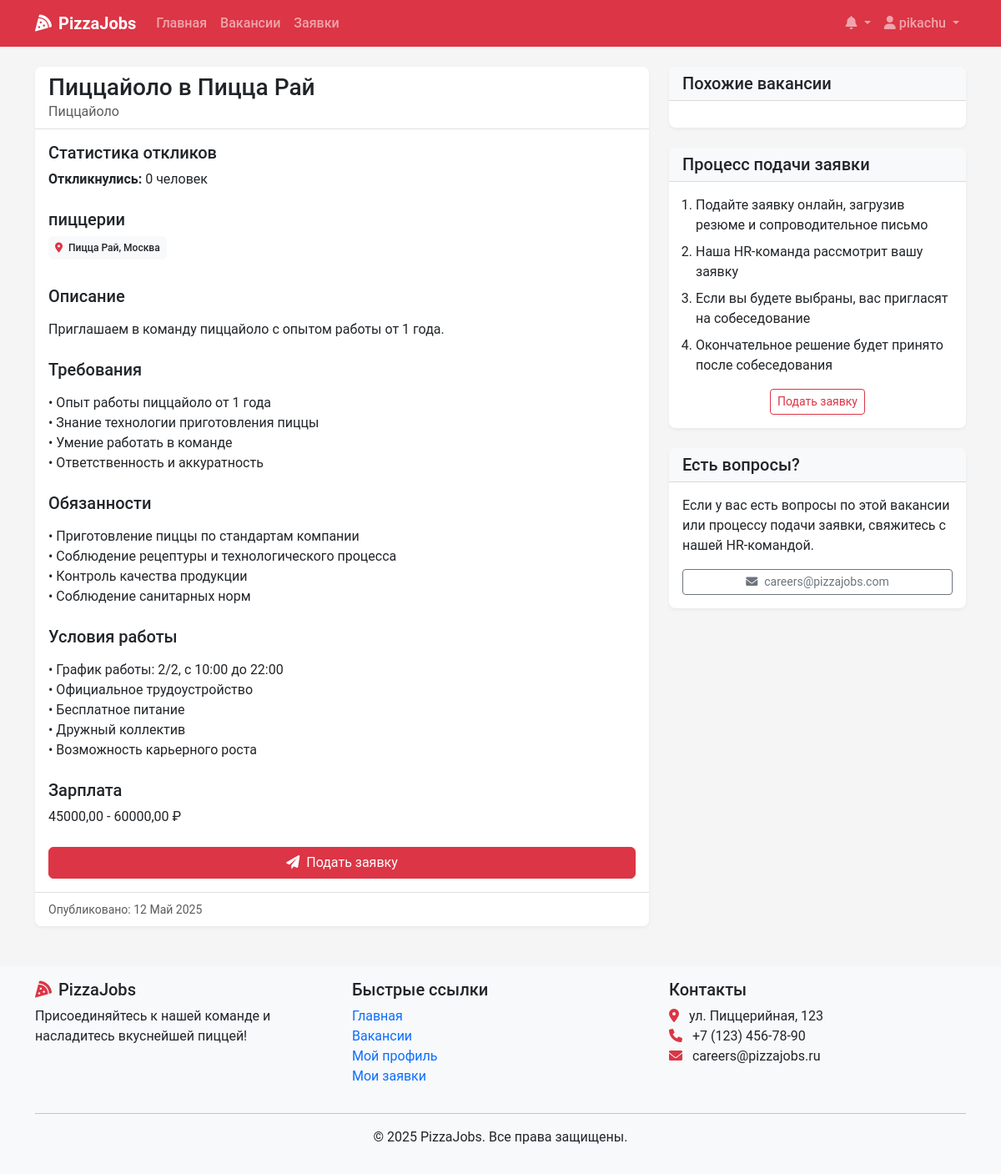
/vacancies/1/ (signed in), run on an earlier commit of the app's database.
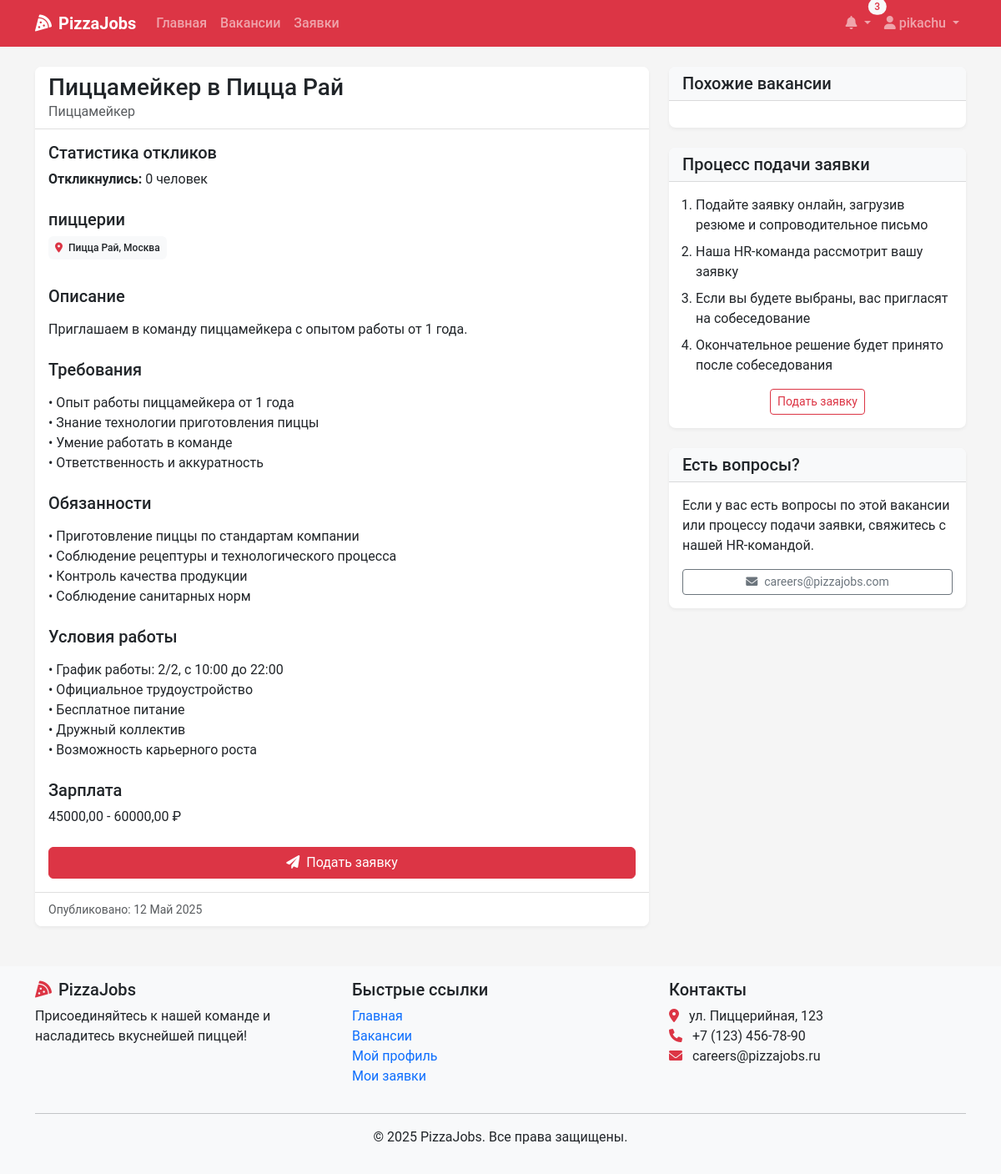
And on a later commit of the database.
### recruitment/models.py (models this page shows, shortened)
class Vacancy(models.Model):
    title = models.CharField(max_length=100)
    position_type = models.ForeignKey(PositionType, on_delete=models.CASCADE, related_name='vacancies')
    restaurants = models.ManyToManyField(Restaurant, related_name='vacancies')
    description = models.TextField()
    requirements = models.TextField()
    responsibilities = models.TextField()
    conditions = models.TextField()
    salary_min = models.DecimalField(max_digits=10, decimal_places=2, null=True, blank=True)
    salary_max = models.DecimalField(max_digits=10, decimal_places=2, null=True, blank=True)
    is_active = models.BooleanField(default=True)
    created_at = models.DateTimeField(auto_now_add=True)
    updated_at = models.DateTimeField(auto_now=True)
    created_by = models.ForeignKey(User, on_delete=models.SET_NULL, null=True, related_name='created_vacancies')
    class Meta:
        verbose_name_plural = "Vacancies"

class PositionType(models.Model):
    title = models.CharField(max_length=100, unique=True)
    description = models.TextField()

class Restaurant(models.Model):
    name = models.CharField(max_length=100)
    address = models.CharField(max_length=255)
    city = models.CharField(max_length=100)
    manager = models.ForeignKey(User, on_delete=models.SET_NULL, null=True, blank=True, related_name='managed_restaurants')

### recruitment/views.py (the view)
# urls.py: path('vacancies/<int:vacancy_id>/', views.vacancy_detail, name='vacancy_detail'),
def vacancy_detail(request, vacancy_id):
    vacancy = get_object_or_404(Vacancy, id=vacancy_id, is_active=True)
    user_applied = False
    if request.user.is_authenticated:
        user_applied = Application.objects.filter(
            vacancy=vacancy,
            user=request.user
        ).exists()
    total_applications = Application.objects.filter(vacancy=vacancy).count()
    accepted_applications = Application.objects.filter(
        vacancy=vacancy,
        status=ApplicationStatus.ACCEPTED
    ).count()
    acceptance_rate = (
        (accepted_applications * 100) // total_applications
        if total_applications > 0 else 0
    )
    context = {
        'vacancy': vacancy,
        'user_applied': user_applied,
        'total_applications': total_applications,
        'acceptance_rate':     acceptance_rate,
    }
    return render(request, 'vacancies/detail.html', context)

### recruitment/context_processors.py (called while the page is built)
def notifications_processor(request):
    if request.user.is_authenticated:
        unread_count = Notification.objects.filter(user=request.user, read=False).count()
        latest_notifs = Notification.objects.filter(user=request.user).order_by('-created_at')[:5]
    else:
        unread_count = 0
        latest_notifs = []
    return {
        'unread_count': unread_count,
        'latest_notifications': latest_notifs,
    }

### templates/vacancies/detail.html (shortened to what this page needs)
{% extends 'base.html' %}
{% block content %}
<div class="container">
    <div class="row">
        <div class="col-lg-8">
            <div class="card shadow-sm mb-4">
                <div class="card-header bg-white">
                    <h1 class="card-title h3 mb-0">{{ vacancy.title }}</h1>
                    <p class="text-muted mb-0">{{ vacancy.position_type.title }}</p>
                </div>
                <div class="card-body">
                <div class="mb-4">
                    <h5>Статистика откликов</h5>
                    <p>
                        <strong>Откликнулись:</strong> {{ total_applications }} человек
                    </p>
                </div>
                    <div class="mb-4">
                        <h5>пиццерии</h5>
                        <div class="d-flex flex-wrap">
                            {% for restaurant in vacancy.restaurants.all %}
                                <div class="badge bg-light text-dark me-2 mb-2 p-2">
                                    <i class="fas fa-map-marker-alt text-danger me-1"></i>
                                    {{ restaurant.name }}, {{ restaurant.city }}
                                </div>
                            {% endfor %}
                        </div>
                    </div>
                    <div class="mb-4">
                        <h5>Описание</h5>
                        <p>{{ vacancy.description|linebreaks }}</p>
                    </div>
                    <div class="mb-4">
                        <h5>Требования</h5>
                        <p>{{ vacancy.requirements|linebreaks }}</p>
                    </div>
                    <div class="mb-4">
                        <h5>Обязанности</h5>
                        <p>{{ vacancy.responsibilities|linebreaks }}</p>
                    </div>
                    <div class="mb-4">
                        <h5>Условия работы</h5>
                        <p>{{ vacancy.conditions|linebreaks }}</p>
                    </div>
                    {% if vacancy.salary_min or vacancy.salary_max %}
                        <div class="mb-4">
                            <h5>Зарплата</h5>
                            <p>
                                {% if vacancy.salary_min and vacancy.salary_max %}
                                    {{ vacancy.salary_min }} - {{ vacancy.salary_max }} ₽
                                {% elif vacancy.salary_min %}
                                    От {{ vacancy.salary_min }} ₽
                                {% elif vacancy.salary_max %}
                                    До {{ vacancy.salary_max }} ₽
                                {% endif %}
                            </p>
                        </div>
                    {% endif %}
                    <div class="d-grid gap-2">
                        {% if user.is_authenticated %}
                            {% if user.profile.role == 'CANDIDATE' %}
                                {% if user_applied %}
                                    <button class="btn btn-secondary" disabled>
                                        <i class="fas fa-check me-2"></i>Вы уже подали заявку
                                    </button>
                                {% else %}
                                    <a href="{% url 'apply_for_vacancy' vacancy.id %}" class="btn btn-danger">
                                        <i class="fas fa-paper-plane me-2"></i>Подать заявку
                                    </a>
                                {% endif %}
                            {% endif %}
                        {% else %}
                            <a href="{% url 'login' %}?next={% url 'apply_for_vacancy' vacancy.id %}" class="btn btn-danger">
                                <i class="fas fa-sign-in-alt me-2"></i>Войдите, чтобы подать заявку
                            </a>
                        {% endif %}
                    </div>
                </div>
                <div class="card-footer bg-white text-muted">
                    <small>Опубликовано: {{ vacancy.created_at|date:"j F Y" }}</small>
                </div>
            </div>
        </div>
        <div class="col-lg-4">
            <div class="card shadow-sm mb-4">
                <div class="card-header bg-light">
                    <h5 class="mb-0">Похожие вакансии</h5>
                </div>
                <div class="card-body">
                </div>
            </div>
            <div class="card shadow-sm mb-4">
                <div class="card-header bg-light">
                    <h5 class="mb-0">Процесс подачи заявки</h5>
                </div>
                <div class="card-body">
                    <ol class="ps-3">
                        <li class="mb-2">Подайте заявку онлайн, загрузив резюме и сопроводительное письмо</li>
                        <li class="mb-2">Наша HR-команда рассмотрит вашу заявку</li>
                        <li class="mb-2">Если вы будете выбраны, вас пригласят на собеседование</li>
                        <li class="mb-2">Окончательное решение будет принято после собеседования</li>
                    </ol>
                    <div class="text-center mt-3">
                        {% if user.is_authenticated %}
                            {% if user.profile.role == 'CANDIDATE' %}
                                {% if not user_applied %}
                                    <a href="{% url 'apply_for_vacancy' vacancy.id %}" class="btn btn-sm btn-outline-danger">
                                        Подать заявку
                                    </a>
                                {% endif %}
                            {% endif %}
                        {% else %}
                            <a href="{% url 'register' %}" class="btn btn-sm btn-outline-danger">
                                Зарегистрироваться и подать заявку
                            </a>
                        {% endif %}
                    </div>
                </div>
            </div>
            <div class="card shadow-sm">
                <div class="card-header bg-light">
                    <h5 class="mb-0">Есть вопросы?</h5>
                </div>
                <div class="card-body">
                    <p>Если у вас есть вопросы по этой вакансии или процессу подачи заявки, свяжитесь с нашей HR-командой.</p>
                    <div class="d-grid">
                        <a href="mailto:careers@pizzajobs.com" class="btn btn-sm btn-outline-secondary">
                            <i class="fas fa-envelope me-2"></i>careers@pizzajobs.com
                        </a>
                    </div>
                </div>
            </div>
        </div>
    </div>
</div>
{% endblock %}

### templates/base.html (shortened to what this page needs)
<!DOCTYPE html>
<html lang="ru">
<head>
    <link href="https://cdn.jsdelivr.net/npm/bootstrap@5.3.0-alpha1/dist/css/bootstrap.min.css" rel="stylesheet">
    <link rel="stylesheet" href="https://cdnjs.cloudflare.com/ajax/libs/font-awesome/6.0.0/css/all.min.css">
    <link rel="stylesheet" href="/static/css/main.css">
</head>
<body>
    <nav class="navbar navbar-expand-lg navbar-dark bg-danger sticky-top">
        <div class="container">
            <a class="navbar-brand" href="{% url 'home' %}">
                <i class="fas fa-pizza-slice me-2"></i>PizzaJobs
            </a>
            <div class="collapse navbar-collapse" id="navbarNav">
                <ul class="navbar-nav me-auto">
                    <li class="nav-item">
                        <a class="nav-link" href="{% url 'home' %}">Главная</a>
                    </li>
                    <li class="nav-item">
                        <a class="nav-link" href="{% url 'vacancy_list' %}">Вакансии</a>
                    </li>
                    {% if user.is_authenticated %}
                        <li class="nav-item">
                            <a class="nav-link" href="{% url 'application_list' %}">Заявки</a>
                        </li>
                    {% endif %}
                </ul>
                <ul class="navbar-nav">
                    {% if user.is_authenticated %}
                        <li class="nav-item dropdown">
                            <a class="nav-link dropdown-toggle position-relative" href="#" id="notificationDropdown" role="button" data-bs-toggle="dropdown">
                                <i class="fas fa-bell"></i>
                                {% if unread_count %}
                                    <span class="badge rounded-pill bg-light text-danger position-absolute top-0 start-100 translate-middle">
                                        {{ unread_count }}
                                    </span>
                                {% endif %}
                            </a>
                        </li>
                        <li class="nav-item dropdown">
                            <a class="nav-link dropdown-toggle" href="#" id="userDropdown" role="button" data-bs-toggle="dropdown">
                                <i class="fas fa-user"></i> {{ user.username }}
                            </a>
                        </li>
                    {% endif %}
                </ul>
            </div>
        </div>
    </nav>
    <main class="py-4">
        {% block content %}{% endblock %}
    </main>
    <footer class="footer mt-auto py-3 bg-light">
        <div class="container">
            <div class="row">
                <div class="col-md-4">
                    <h5><i class="fas fa-pizza-slice text-danger me-2"></i>PizzaJobs</h5>
                    <p>Присоединяйтесь к нашей команде и насладитесь вкуснейшей пиццей!</p>
                </div>
                <div class="col-md-4">
                    <h5>Быстрые ссылки</h5>
                    <ul class="list-unstyled">
                        <li><a href="{% url 'home' %}" class="text-decoration-none">Главная</a></li>
                        <li><a href="{% url 'vacancy_list' %}" class="text-decoration-none">Вакансии</a></li>
                        {% if user.is_authenticated %}
                            <li><a href="{% url 'view_profile' %}" class="text-decoration-none">Мой профиль</a></li>
                            <li><a href="{% url 'application_list' %}" class="text-decoration-none">Мои заявки</a></li>
                        {% else %}
                            <li><a href="{% url 'login' %}" class="text-decoration-none">Войти</a></li>
                            <li><a href="{% url 'register' %}" class="text-decoration-none">Регистрация</a></li>
                        {% endif %}
                    </ul>
                </div>
                <div class="col-md-4">
                    <h5>Контакты</h5>
                    <address>
                        <i class="fas fa-map-marker-alt text-danger me-2"></i> ул. Пиццерийная, 123<br>
                        <i class="fas fa-phone text-danger me-2"></i> +7 (123) 456-78-90<br>
                        <i class="fas fa-envelope text-danger me-2"></i> careers@pizzajobs.ru
                    </address>
                </div>
            </div>
            <hr>
            <div class="text-center">
                <p>&copy; 2025 PizzaJobs. Все права защищены.</p>
            </div>
        </div>
    </footer>
</body>
</html>

### static/css/main.css (style rules this page uses)
:root { --pizza-red: #dc3545; --pizza-green: #198754; --pizza-white: #ffffff; --pizza-light: #f8f9fa; --pizza-dark: #212529; --pizza-secondary: #6c757d; }
body { font-family: 'Roboto', 'Segoe UI', Arial, sans-serif; color: var(--pizza-dark); background-color: #f5f5f5; min-height: 100vh; display: flex; flex-direction: column; }
main { flex: 1; }
.card { border-radius: 0.5rem; border: none; overflow: hidden; }
.card-header { border-bottom: 1px solid rgba(0, 0, 0, 0.125); }
.card-footer { border-top: 1px solid rgba(0, 0, 0, 0.125); }
.card-header.bg-white { background-color: white; }
.card.shadow-sm { box-shadow: 0 0.125rem 0.25rem rgba(0, 0, 0, 0.05) !important; }
.navbar-dark.bg-danger { background-color: var(--pizza-red) !important; }
.nav-link { font-weight: 500; }
.navbar-brand { font-weight: 700; }
.footer { background-color: var(--pizza-light); padding: 2rem 0; margin-top: auto; }
.badge { font-weight: 500; padding: 0.35em 0.65em; }

What changed in the data, as far as the page shows it:
changed Vacancy: title "Пиццайоло в Пицца Рай" → "Пиццамейкер в Пицца Рай"; position_type "Пиццайоло" → "Пиццамейкер"; description "Приглашаем в команду пиццайоло с опытом работы от 1 года." → "Приглашаем в команду пиццамейкера с опытом работы от 1 года."; requirements "• Опыт работы пиццайоло от 1 года • Знание технологии приготовления пиццы • Умение работать в команде • Ответственность и аккуратность" → "• Опыт работы пиццамейкера от 1 года • Знание технологии приготовления пиццы • Умение работать в команде • Ответственность и аккуратность"
Also different on the page:
{{ unread_count }}: (not shown) → "3"
